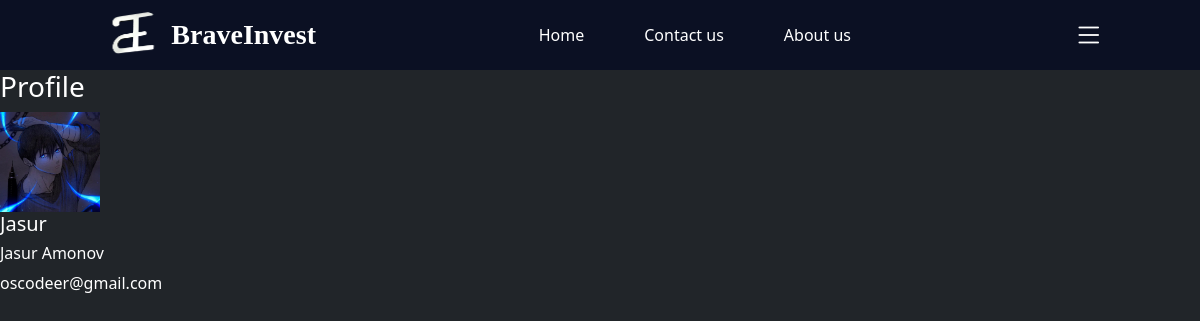
The app's page /users/profile/ (signed in) with its own data.
### invest/models.py (models this page shows)
class User(AbstractUser):
    black_theme = models.BooleanField(default=False)
    profile_picture = models.ImageField(blank=True, null=True)

### invest/views.py (the view)
# urls.py: path("users/profile/", ProfileView.as_view(), name="profile"),
class ProfileView(View):
    def get(self, request):
       user = request.user
       return render(request, "profile.html", {"user":user})

### templates/profile.html
{% extends 'base.html' %}
{% block content %}
<h3>Profile</h3>
<img style="width:100px" src="{{ user.profile_picture.url }}" alt="">
<h5>{{ user.username }}</h5>
<h6>{{ user.first_name }} {{ user.last_name }}</h6>
<p>{{ user.email }}</p>
{% endblock content %}

### templates/base.html (style rules this page uses)
body { background-color: #212529; color: #fff; }

### records on screen
User: profile_picture (picture), username "Jasur", first_name "Jasur", last_name "Amonov", email "oscodeer@gmail.com"
